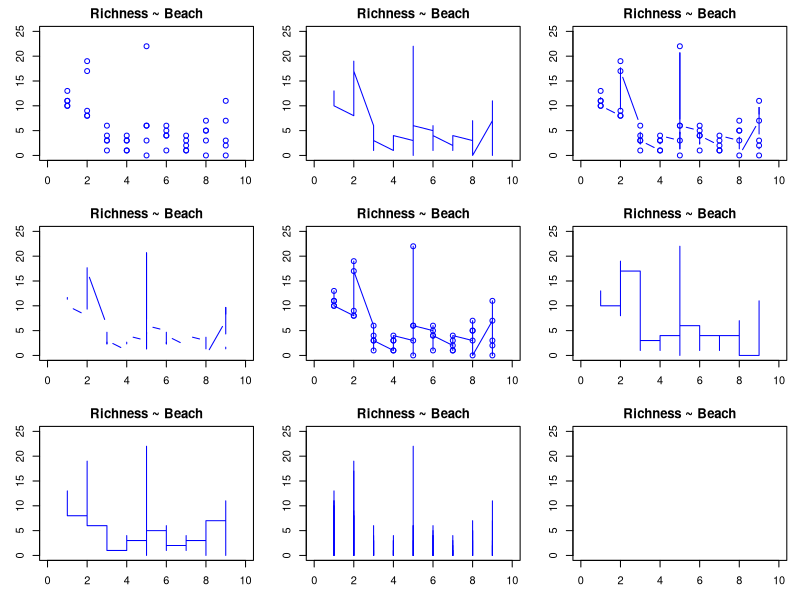

Recreate this plot in R.


setwd("C://Users//PC//Desktop//R//BT R 24-05-2021")

# Cau 1: Tim hieu cac loai plot thong qua tham so type 
Benthic <- read.csv("RIKZ2.txt", sep = "\t", header = TRUE)

par(mfrow= c(3,3), mar= c(3,3,2,1))

# Type of plot
# 1 Bieu do diem
plot(Benthic$Richness ~ Benthic$Beach,
     type = 'p',
     xlab = 'Richness',
     xlim = c(0, 10),
     ylab = 'Beach',
     ylim = c(0,25),
     main = 'Richness ~ Beach', 
     col = 'blue')

# 2 Bieu do duong 
plot(Benthic$Richness ~ Benthic$Beach,
     type = 'l',
     xlab = 'Richness',
     xlim = c(0, 10),
     ylab = 'Beach',
     ylim = c(0,25),
     main = 'Richness ~ Beach', 
     col = 'blue')

# 3 Ket hop bieu do diem va duong
plot(Benthic$Richness ~ Benthic$Beach,
     type = 'b',
     xlab = 'Richness',
     xlim = c(0, 10),
     ylab = 'Beach',
     ylim = c(0,25),
     main = 'Richness ~ Beach', 
     col = 'blue')

# 4 Cac diem trong ket noi voi cac duong
plot(Benthic$Richness ~ Benthic$Beach,
     type = 'c',
     xlab = 'Richness',
     xlim = c(0, 10),
     ylab = 'Beach',
     ylim = c(0,25),
     main = 'Richness ~ Beach', 
     col = 'blue')

# 5 Cac diem va duong duoc to dam 
plot(Benthic$Richness ~ Benthic$Beach,
     type = 'o',
     xlab = 'Richness',
     xlim = c(0, 10),
     ylab = 'Beach',
     ylim = c(0,25),
     main = 'Richness ~ Beach', 
     col = 'blue')

# 6 Bieu do bac thang
plot(Benthic$Richness ~ Benthic$Beach,
     type = 's',
     xlab = 'Richness',
     xlim = c(0, 10),
     ylab = 'Beach',
     ylim = c(0,25),
     main = 'Richness ~ Beach', 
     col = 'blue')

# 7 Bieu do bac thang 
plot(Benthic$Richness ~ Benthic$Beach,
     type = 'S',
     xlab = 'Richness',
     xlim = c(0, 10),
     ylab = 'Beach',
     ylim = c(0,25),
     main = 'Richness ~ Beach', 
     col = 'blue')

# 8 Bieu do duong thang dung
plot(Benthic$Richness ~ Benthic$Beach,
     type = 'h',
     xlab = 'Richness',
     xlim = c(0, 10),
     ylab = 'Beach',
     ylim = c(0,25),
     main = 'Richness ~ Beach', 
     col = 'blue')

# 9 Bieu do trong 
plot(Benthic$Richness ~ Benthic$Beach,
     type = 'n',
     xlab = 'Richness',
     xlim = c(0, 10),
     ylab = 'Beach',
     ylim = c(0,25),
     main = 'Richness ~ Beach', 
     col = 'blue')



# Cau 2: Tim hieu mot so ham hay dung voi plot 
# Tim hieu y nghia cua cac ham duoi 
# Van dung ket hop voi ham plot de ve do thi

?plot.new
plot.new()
# => Tao 1 trang ve do thi moi

?win.graph

?windows

?savePlot

# => Dung de luu nhung bieu do duoc ve
# savePlot(filename = "Rplot",
#          type = c("wmf", "emf", "png", "jpg", "jpeg", "bmp",
#                   "tif", "tiff", "ps", "eps", "pdf"),
#          device = dev.cur(),
#          restoreConsole = TRUE)
# filename => Dat ten cho hinh anh 
# type => dinh dang anh ban muon luu do thi la PNG hay JPEG, BMP, ...


?locator

# => Doc vi tri cua con tro do hoa khi nhan chuot 
# locator(n = 512, type = "n", ...)
# n : so diem toi da de xac dinh vi tri
# type : ki hieu ten cua cac loai bieu do "n", "p", "l", ....

?range

# Tra ve 1 vector chua gia tri nho nhat va gia tri nho nhat cua cac doi so dua vao

?matplot

?split

?cut
